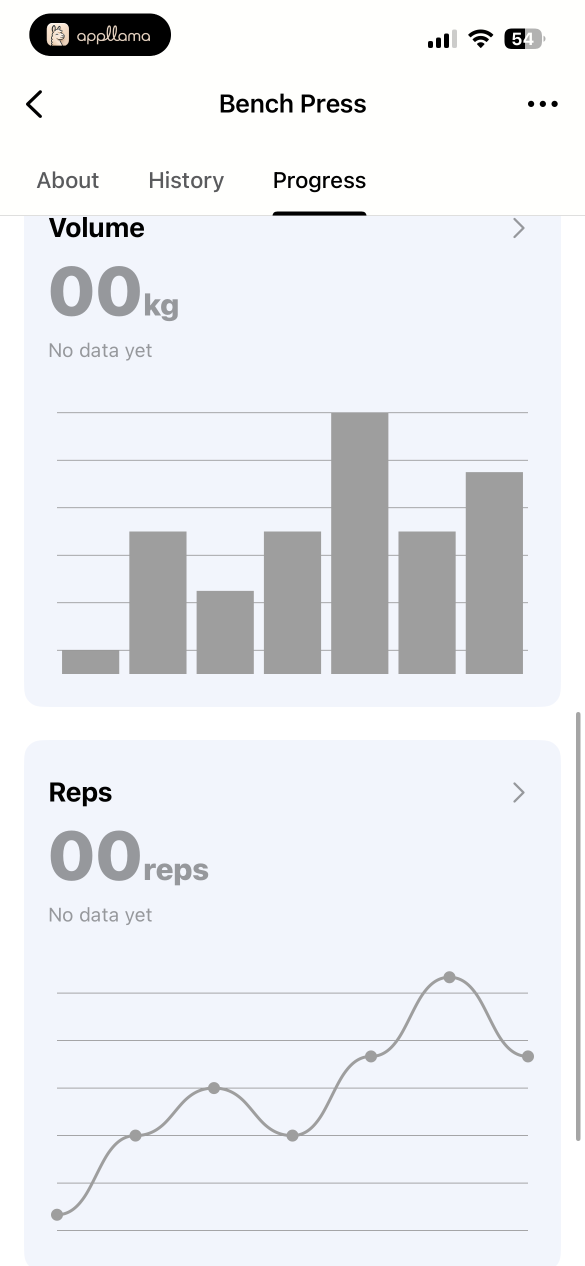
#> input picture research/lyfta/img/oth_pj6we-progress-stats.webp, 1170 x 2532 px (shown at 1/2 size)
$ python degrid-illustrations.py ../research/lyfta/img/oth_pj6we-progress-stats.webp
#> lines starting #> are read from the running program, lines starting #| are printed output that depends on the picture; after the words box and inside, x2 and y2 are one past the last pixel; in counts of white or black regions, pixels touching at a corner belong together
"""Odstrani zapečeno mrežo prosojnosti iz onboarding ilustracij.

Mrežo prepozna po PERIODIČNOSTI, ne po svetlosti: risba ima lahko svojo
svetlo ploskev (tabla, koža), mreža pa je edina, ki se ponavlja na ~14-26 px.
Datoteke brez periodičnega signala pusti nedotaknjene.
"""
import sys
import numpy as np
from PIL import Image

PERIOD_MIN, PERIOD_MAX = 14, 26
SCORE_MIN = 12.0          # ločnica: mreže 13-36, prave ploskve 4-8
LIGHT_MIN = 205           # nad tem ni nobene prave črnilne vrednosti


def periodicity(mask):
    best = 0.0
    for axis in (0, 1):
        p = mask.sum(axis=axis).astype(float)
        if p.sum() == 0:
            continue
        p = p - np.convolve(p, np.ones(41) / 41, mode='same')
        F = np.abs(np.fft.rfft(p * np.hanning(len(p))))
        fr = np.fft.rfftfreq(len(p))
        b = (fr > 1 / PERIOD_MAX) & (fr < 1 / PERIOD_MIN)
        if not b.any():
            continue
        best = max(best, F[b].max() / max(np.median(F[fr > 1 / 60]), 1e-9))
    return best


def degrid(path):
    im = Image.open(path).convert('RGBA')
    a = np.asarray(im)
    flat = a.reshape(-1, 4)
    cols, counts = np.unique(flat, axis=0, return_counts=True)
#> cols = 2742 rows, first 6: [0, 0, 0, 255], [1, 0, 0, 255], [1, 1, 0, 255], [1, 1, 1, 255], [2, 1, 1, 255], [2, 2, 1, 255]; counts = 2742 values, max 1881693 at index 2232, min 1 at index 19, mean 1080.4
    lum = cols[:, :3].mean(axis=1)
#> lum = 2742 values, max 255 at index 2741, min 0 at index 0, mean 157.3
    cand = np.where((lum > LIGHT_MIN) & (cols[:, 3] > 60) & (counts > 800))[0]
#> cand = [1758, 2232, 2740, 2741]

    tiles = []
    for i in cand:
        m = np.all(a == cols[i], axis=2)
        if periodicity(m) >= SCORE_MIN:
            tiles.append((cols[i], lum[i]))
#> this loop made 4 passes
#> i on passes 1 to 4: 1758, 2232, 2740, 2741
#> pass 1, in degrid, `m = np.all(a == cols[i], axis=2)`:
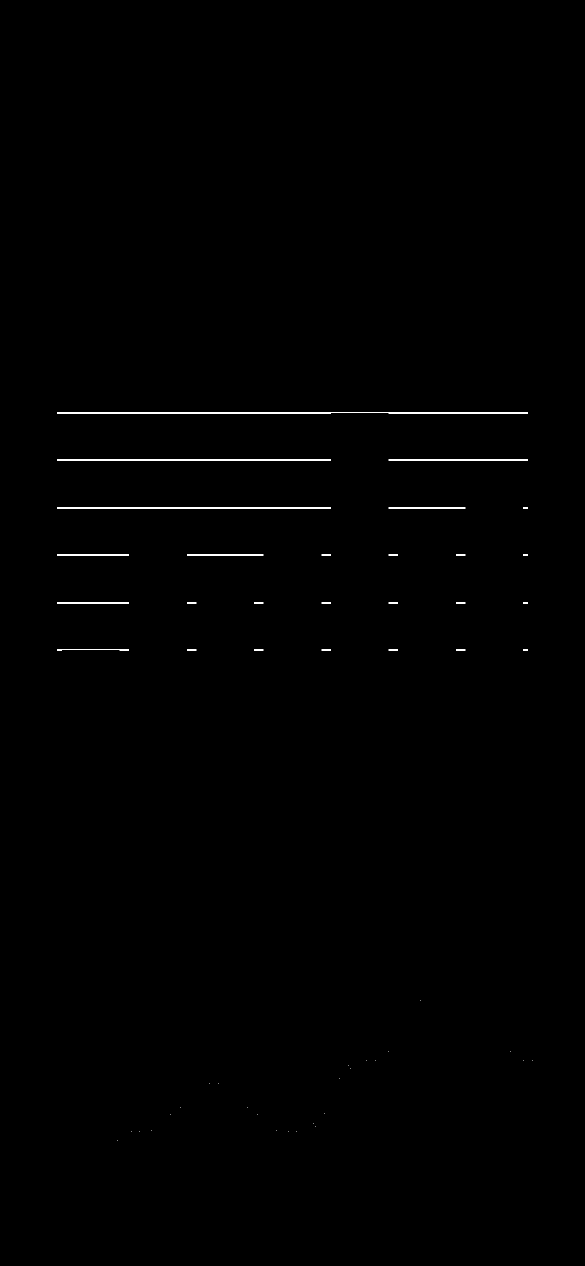
#> m: shape (2532, 1170) bool (shown at 1/2 size); 0.22% white in thin lines or dots, all inside (x1, y1, x2, y2) = (114, 824, 1065, 2281)
#> pass 2, in degrid, `m = np.all(a == cols[i], axis=2)`:
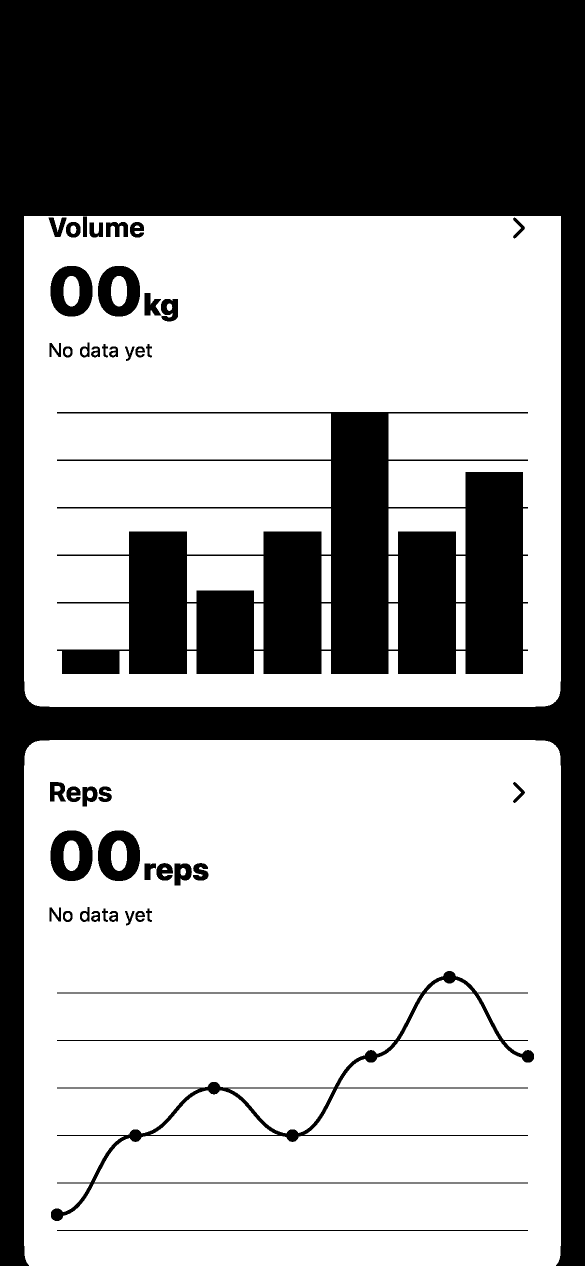
#> m: shape (2532, 1170) bool (shown at 1/2 size); 63.5% white; 44 black regions, largest, box (x1, y1, x2, y2) and area: (0, 0, 1170, 2532) 779572, (114, 824, 1056, 1348) 240079, (102, 1942, 1068, 2442) 21034
#> pass 3, in degrid, `m = np.all(a == cols[i], axis=2)`:
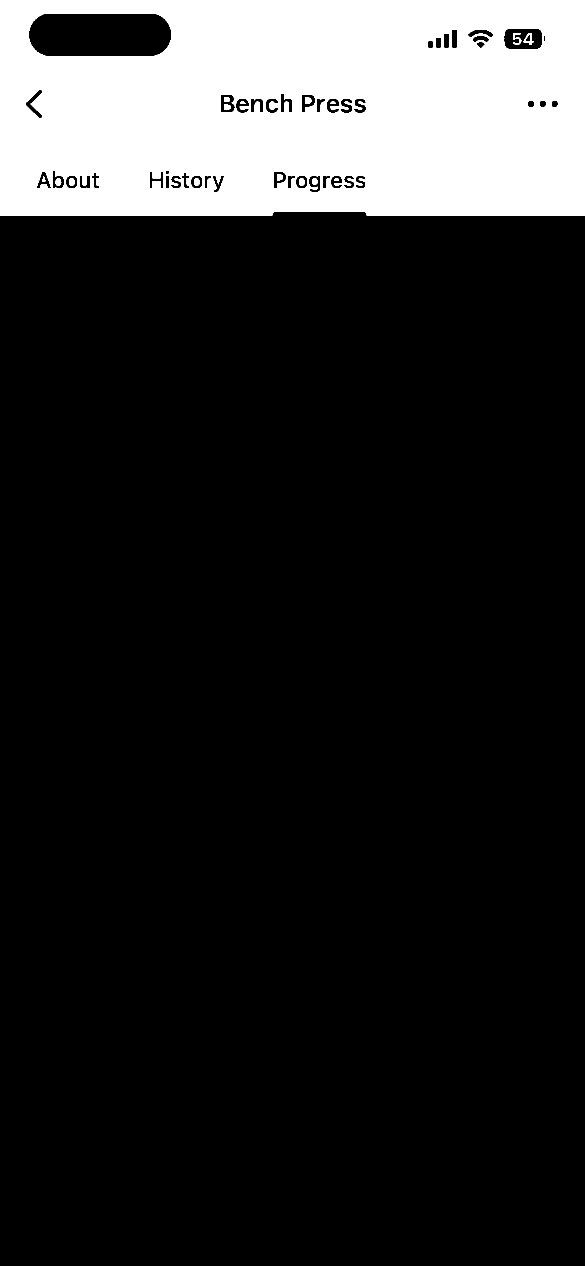
#> m: shape (2532, 1170) bool (shown at 1/2 size); 15.6% white; 16 white regions, largest, box (x1, y1, x2, y2) and area: (0, 0, 1170, 431) 461556, (1047, 66, 1067, 90) 180, (1026, 66, 1043, 90) 179
#> after the loop, tiles = [([255, 255, 253, 255], 254.3)]
    if not tiles:
        return im, 0, 0.0

    kill = np.zeros(a.shape[:2], bool)
#> kill: shape (2532, 1170) bool; every value is 0
    for col, l in tiles:
        kill |= np.all(a == col, axis=2)
        # robovi ploščic: ista skoraj bela družina, delna prosojnost
        near = (np.abs(a[..., :3].astype(np.int16).mean(axis=2) - l) <= 8) & (a[..., 3] < 200) & (a[..., 3] > 0)
        kill |= near
#> this loop made 1 pass
#> (col, l) on pass 1: ([255, 255, 253, 255], 254.3)

    b = a.copy()
    b[kill, 3] = 0
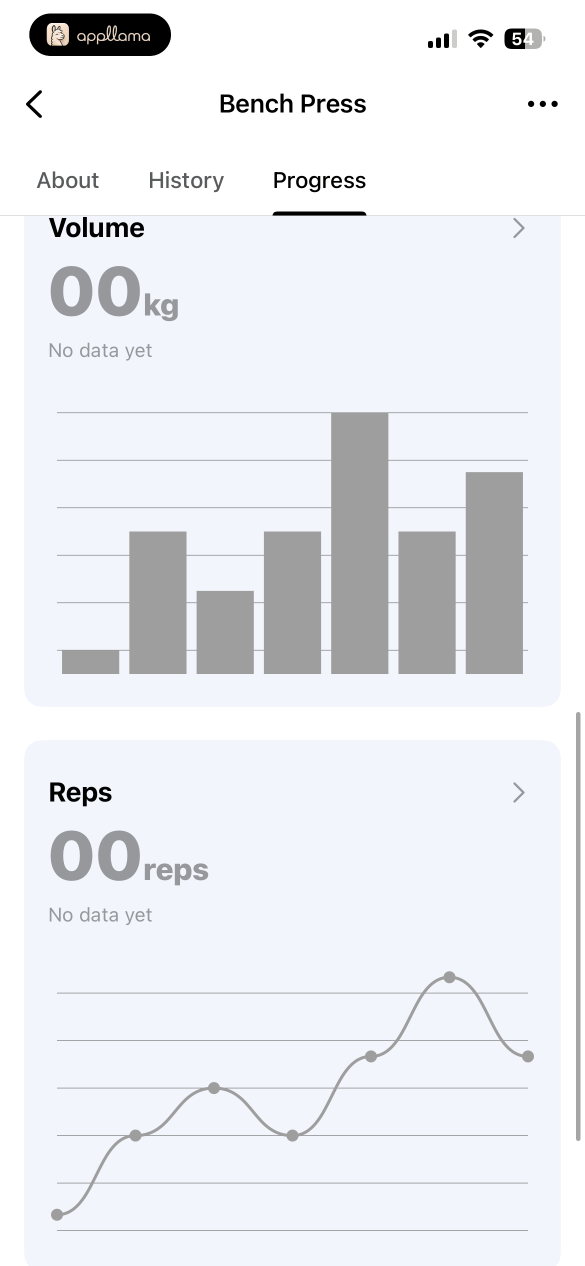
#> b: shape (2532, 1170, 4) (shown at 1/2 size); mean R, G, B, A 233.7, 235.6, 239.8, 215.1; transparent parts drawn white
    return Image.fromarray(b), int(kill.sum()), max(periodicity(np.all(a == t[0], axis=2)) for t in tiles)


if __name__ == '__main__':
    for p in sys.argv[1:]:
        out, n, s = degrid(p)
#> n = 463303; s = 17.66
        print(f"{p}  odstranjeno {n:7d} px  periodičnost {s:5.1f}")
#| ../research/lyfta/img/oth_pj6we-progress-stats.webp  odstranjeno  463303 px  periodičnost  17.7

$ run again, on research/lyfta/img/card-bar.png
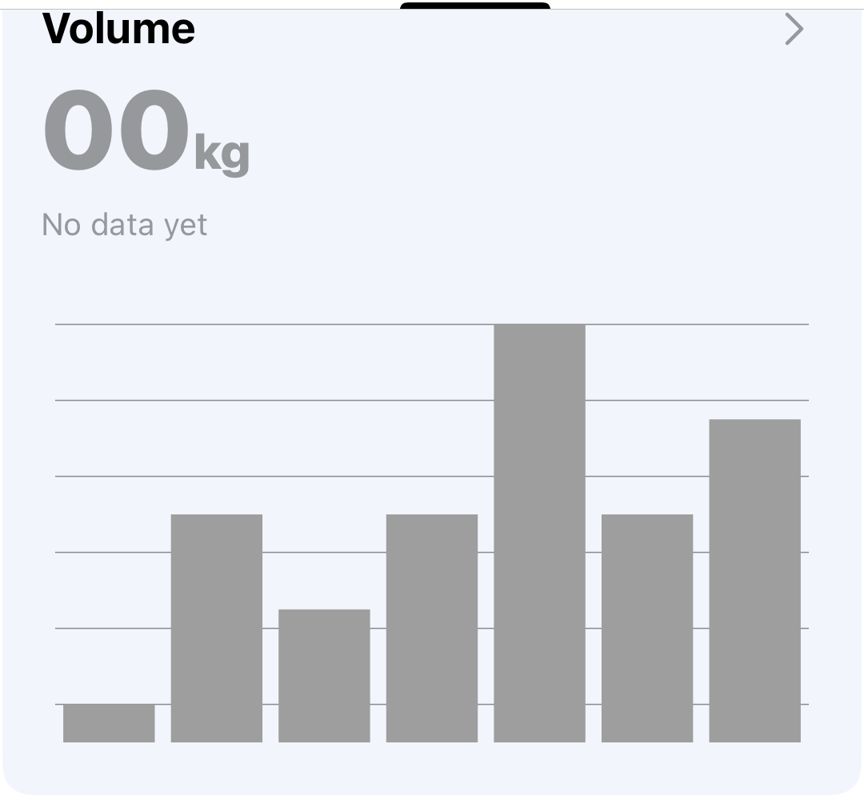
#> input picture research/lyfta/img/card-bar.png, 864 x 800 px
#> cols = 988 rows, first 6: [0, 0, 0, 255], [0, 0, 1, 255], [0, 1, 1, 255], [1, 1, 1, 255], [1, 1, 2, 255], [1, 2, 2, 255]; counts = 988 values, max 488964 at index 903, min 1 at index 1, mean 699.6
#> lum = 988 values, max 255 at index 987, min 0 at index 0, mean 162.3
#> cand = [747, 827, 898, 903, 911, 914, 921, 932, 938, 941, 985, 987]
#> the loop in degrid, `for i in cand:` made 12 passes
#> i on passes 1 to 8: 747, 827, 898, 903, 911, 914, 921, 932
#> pass 1, in degrid, `m = np.all(a == cols[i], axis=2)`:
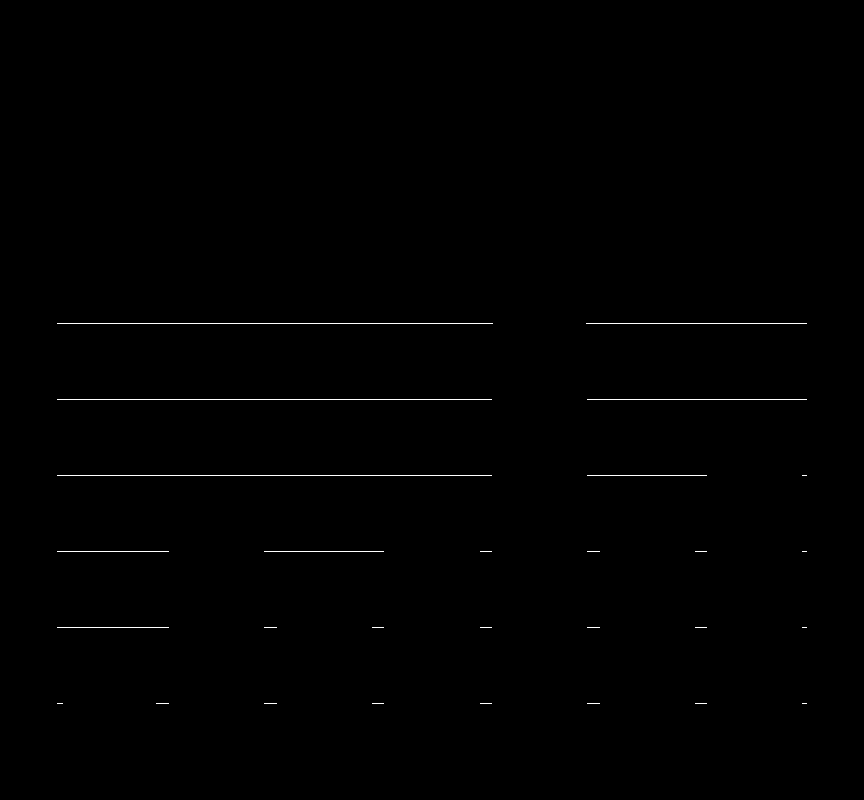
#> m: shape (800, 864) bool; 0.35% white in thin lines or dots, all inside (x1, y1, x2, y2) = (57, 323, 807, 704)
#> after the loop in degrid, `for i in cand:`: tiles = [([217, 219, 224, 255], 220), ([229, 232, 238, 255], 233), ([242, 245, 252, 255], 246.3), ([243, 247, 254, 255], 248), ([255, 255, 253, 255], 254.3)]
#> the loop in degrid, `for col, l in tiles:` made 5 passes
#> (col, l) on passes 1 to 5: ([217, 219, 224, 255], 220), ([229, 232, 238, 255], 233), ([242, 245, 252, 255], 246.3), ([243, 247, 254, 255], 248), ([255, 255, 253, 255], 254.3)
#> after the loop in degrid, `for col, l in tiles:`:
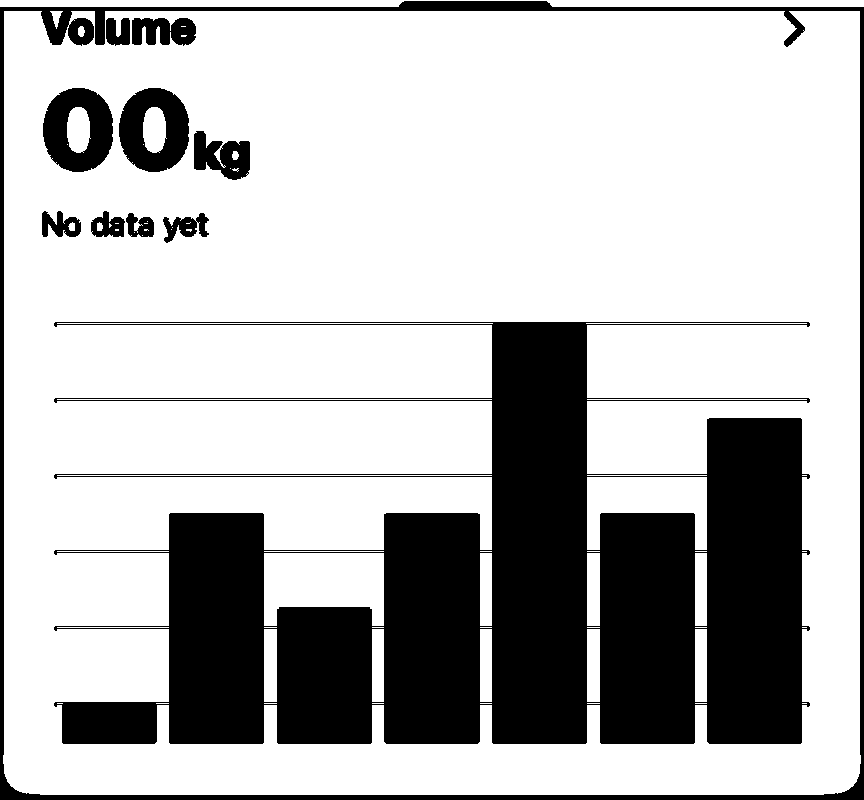
#> kill: shape (800, 864) bool; 72.5% white; 11 black regions, largest, box (x1, y1, x2, y2) and area: (54, 322, 810, 744) 159056, (0, 1, 864, 800) 17077, (43, 88, 113, 172) 3856
#> n = 501361; s = 23.74
#| ../research/lyfta/img/card-bar.png  odstranjeno  501361 px  periodičnost  23.7

$ run again, on research/lyfta/img/card1.png
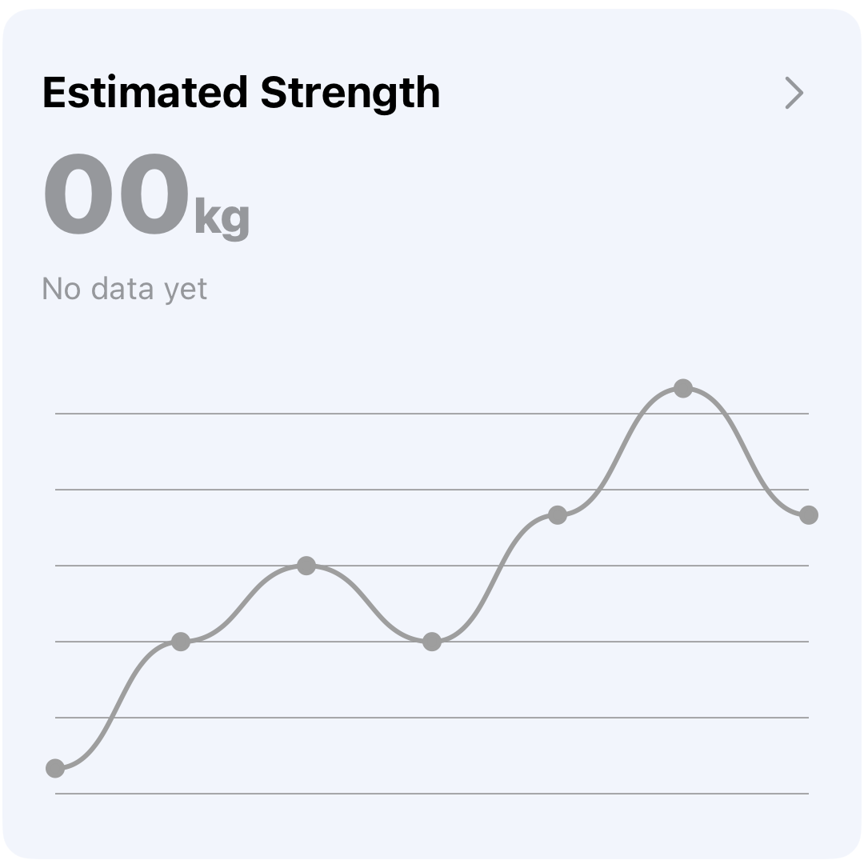
#> input picture research/lyfta/img/card1.png, 864 x 864 px
#> cols = 1549 rows, first 6: [0, 0, 0, 255], [0, 0, 1, 255], [0, 1, 1, 255], [1, 0, 0, 255], [1, 0, 1, 255], [1, 1, 1, 255]; counts = 1549 values, max 673781 at index 1456, min 1 at index 2, mean 481.9
#> lum = 1549 values, max 255 at index 1548, min 0 at index 0, mean 160
#> cand = [1100, 1381, 1449, 1456, 1467, 1478, 1501, 1506, 1539, 1548]
#> the loop in degrid, `for i in cand:` made 10 passes
#> i on passes 1 to 8: 1100, 1381, 1449, 1456, 1467, 1478, 1501, 1506
#> pass 1, in degrid, `m = np.all(a == cols[i], axis=2)`:
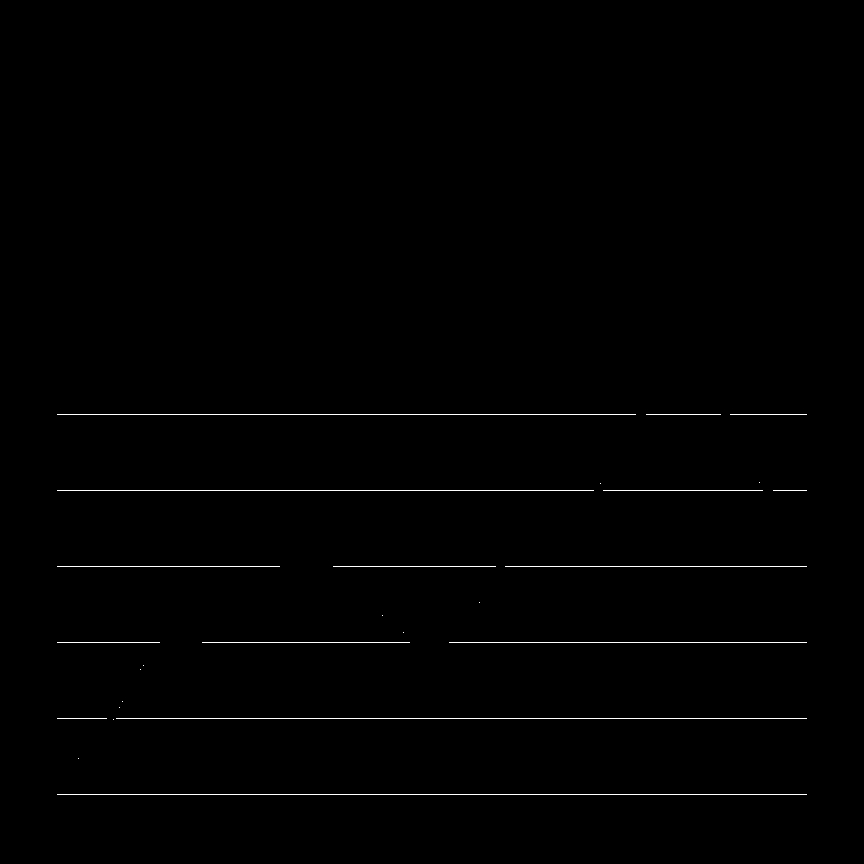
#> m: shape (864, 864) bool; 0.58% white in thin lines or dots, all inside (x1, y1, x2, y2) = (57, 414, 807, 795)
#> after the loop in degrid, `for i in cand:`: tiles = [([242, 245, 252, 255], 246.3)]
#> the loop in degrid, `for col, l in tiles:` made 1 pass
#> (col, l) on pass 1: ([242, 245, 252, 255], 246.3)
#> pass 1, in degrid, `kill |= np.all(a == col, axis=2)`:
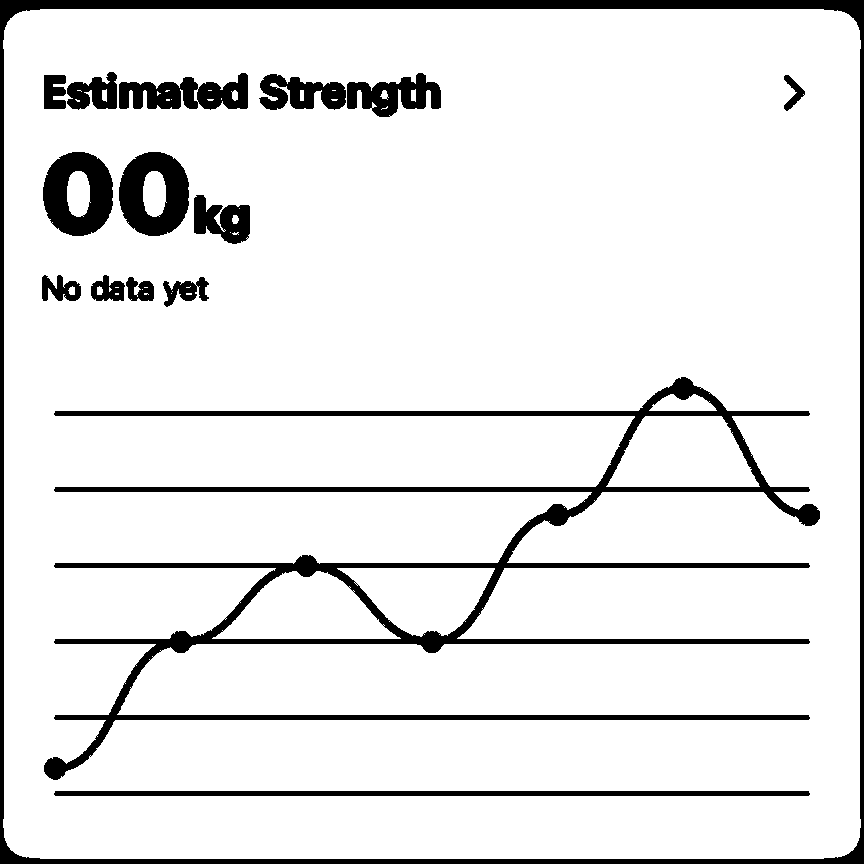
#> kill: shape (864, 864) bool; 90.3% white; 16 black regions, largest, box (x1, y1, x2, y2) and area: (44, 377, 820, 780) 28009, (0, 0, 864, 864) 19584, (43, 152, 113, 236) 3858
#> n = 673781; s = 22.35
#| ../research/lyfta/img/card1.png  odstranjeno  673781 px  periodičnost  22.3
